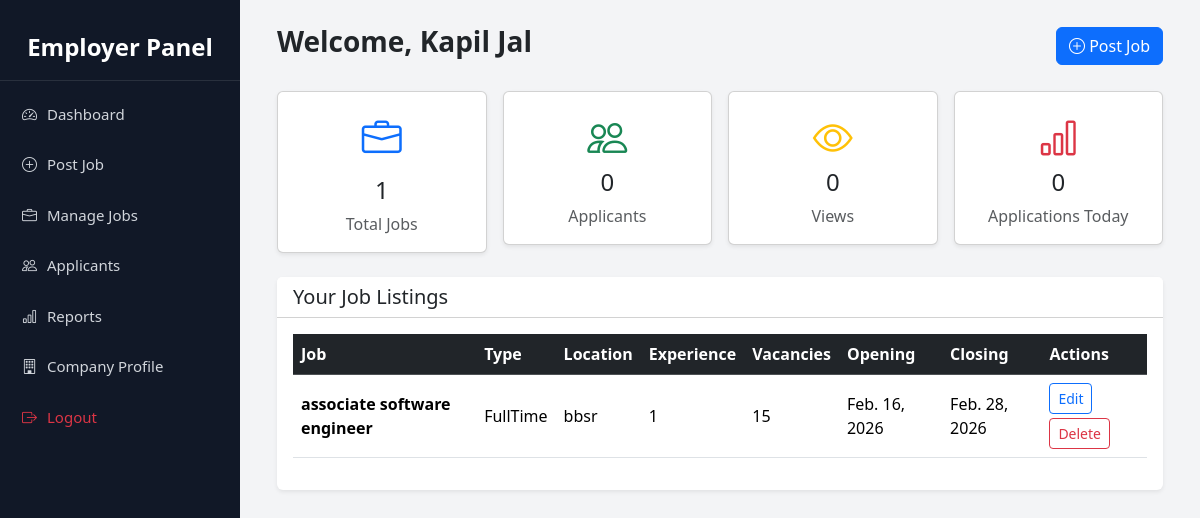
The page /accounts/employer_dashboard/ (signed in) on the database its author committed.
### Accounts/models.py (models this page shows, shortened)
class Register_master(models.Model):
    ROLE_CHOICE=(
        ('jobseeker','Jobseeker'),
        ('employer',('Employer')),
    )
    name=models.CharField(max_length=100)
    email=models.EmailField(unique=True)
    password=models.CharField(max_length=128)
    mobile=models.CharField(max_length=15)
    address=models.TextField()
    rolename=models.CharField(max_length=20,choices=ROLE_CHOICE)
    created_at=models.DateTimeField(auto_now_add=True)

### Employer/models.py (models this page shows, shortened)
class PostJob(models.Model):
    Choice=(
        ("FullTime",'Fultime'),
        ("PartTime",'Part-tiem'),
        ("Contract",'Contract'),
        ("Internship",'Internship')
    )
    employee=models.ForeignKey(Emp_profile_update,on_delete=models.CASCADE)
    Job_name=models.CharField(max_length=30)
    Job_Type=models.CharField(max_length=30,choices=Choice)
    Job_Skill=models.CharField(max_length=30)
    Experience=models.IntegerField()
    Qualification=models.CharField(max_length=30)
    Location=models.CharField(max_length=30)
    vacancies=models.CharField(max_length=30)
    opening_date=models.DateField()
    closing_date=models.DateField()

### Accounts/views.py (the view)
# urls.py: path('employer_dashboard/',employer_dashboard,name="employer_dashboard"),
@never_cache
def employer_dashboard(request):
    email = request.session.get("email")
    if not email:
        return redirect("login")  # redirect if not logged in
    try:
        ob = Register_master.objects.get(email=email)
        profile = Emp_profile_update.objects.get(email=ob)
    except (Register_master.DoesNotExist, Emp_profile_update.DoesNotExist):
        profile = None
    if profile:
        jobs = PostJob.objects.filter(employee=profile)
    else:
        jobs = PostJob.objects.none()  # empty queryset if no profile
    return render(request, "employer_dashboard.html", {
        "ename": ob.name,
        "edata": jobs
    })

### Accounts/templates/employer_dashboard.html (shortened to what this page needs)
{% extends "employer_base.html" %}
{% block content %}
<div class="container-fluid">
<div class="d-flex justify-content-between align-items-center mb-4 flex-wrap">
<h3 class="fw-bold mb-2">Welcome, {{ ename|title }}</h3>
<a href="{% url 'jobpost' %}" class="btn btn-primary">
<i class="bi bi-plus-circle"></i> Post Job
</a>
</div>
<div class="row g-3 mb-4">
<div class="col-12 col-sm-6 col-lg-3">
<div class="card dashboard-card shadow-sm text-center p-3">
<i class="bi bi-briefcase fs-1 text-primary"></i>
<h4 class="mt-2">{{ edata|length }}</h4>
<p class="mb-0 text-muted">Total Jobs</p>
</div>
</div>
<div class="col-12 col-sm-6 col-lg-3">
<div class="card dashboard-card shadow-sm text-center p-3">
<i class="bi bi-people fs-1 text-success"></i>
<h4>0</h4>
<p class="mb-0 text-muted">Applicants</p>
</div>
</div>
<div class="col-12 col-sm-6 col-lg-3">
<div class="card dashboard-card shadow-sm text-center p-3">
<i class="bi bi-eye fs-1 text-warning"></i>
<h4>0</h4>
<p class="mb-0 text-muted">Views</p>
</div>
</div>
<div class="col-12 col-sm-6 col-lg-3">
<div class="card dashboard-card shadow-sm text-center p-3">
<i class="bi bi-bar-chart fs-1 text-danger"></i>
<h4>0</h4>
<p class="mb-0 text-muted">Applications Today</p>
</div>
</div>
</div>
<div class="card shadow-sm border-0">
<div class="card-header bg-white">
<h5 class="mb-0">Your Job Listings</h5>
</div>
<div class="card-body table-responsive">
<table class="table table-hover align-middle">
<thead class="table-dark">
<tr>
<th>Job</th>
<th class="d-none d-md-table-cell">Type</th>
<th class="d-none d-md-table-cell">Location</th>
<th class="d-none d-lg-table-cell">Experience</th>
<th>Vacancies</th>
<th class="d-none d-lg-table-cell">Opening</th>
<th class="d-none d-lg-table-cell">Closing</th>
<th>Actions</th>
</tr>
</thead>
<tbody>
{% for job in edata %}
<tr>
<td>
<strong>{{ job.Job_name }}</strong>
<br>
</td>
<td class="d-none d-md-table-cell">{{ job.Job_Type }}</td>
<td class="d-none d-md-table-cell">{{ job.Location }}</td>
<td class="d-none d-lg-table-cell">{{ job.Experience }}</td>
<td>{{ job.vacancies }}</td>
<td class="d-none d-lg-table-cell">{{ job.opening_date }}</td>
<td class="d-none d-lg-table-cell">{{ job.closing_date }}</td>
<td>
<a href="#" class="btn btn-sm btn-outline-primary mb-1">
Edit
</a>
<a href="{% url 'job_delete' job.id %}"
class="btn btn-sm btn-outline-danger"
onclick="return confirm('Delete this job?');">
Delete
</a>
</td>
</tr>
{% empty %}
<tr>
<td colspan="8" class="text-center text-muted">
No jobs posted yet.
</td>
</tr>
{% endfor %}
</tbody>
</table>
</div>
</div>
</div>
{% endblock %}

### Accounts/templates/employer_base.html (style rules this page uses)
body { margin:0; font-family:system-ui; background:#f3f4f6; overflow-x:hidden; }

### rows shown on the page
Register_master: name "Kapil Jal"
PostJob: Job_name "associate software engineer", Job_Type "FullTime", Location "bbsr", Experience "1", vacancies "15", opening_date "Feb. 16, 2026", closing_date "Feb. 28, 2026"

### other values the page prints
{{ edata|length }} "1"
